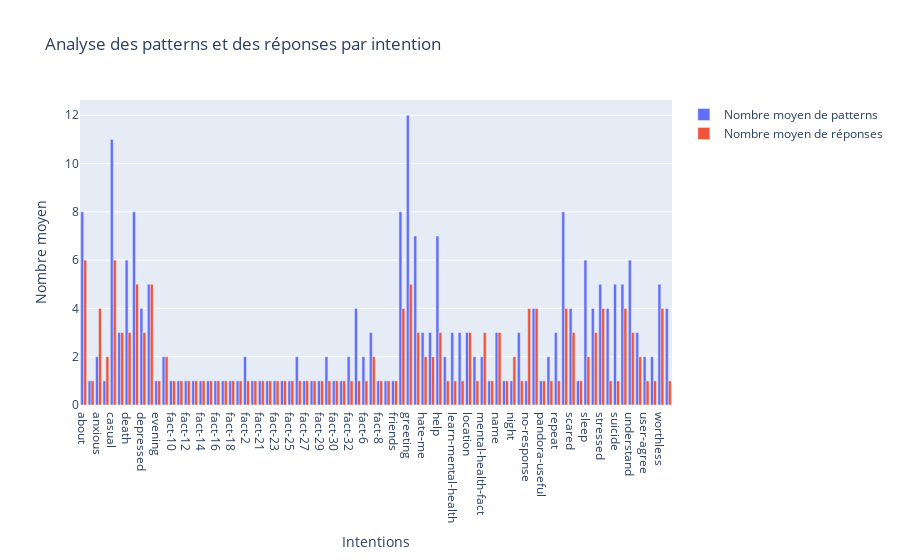

The notebook cell saved with this chart:
### Code cell
# ===== Analyse des modèles et des réponses par intention =====

# Calcul du nombre de patterns et de réponses par ligne
df['nombre_patterns'] = df['patterns'].apply(lambda x: len(x))
df['nombre_reponses'] = df['responses'].apply(lambda x: len(x))

# Calcul de la moyenne des patterns et des réponses par tag (intention)
moyenne_patterns = df.groupby('tag')['nombre_patterns'].mean()
moyenne_reponses = df.groupby('tag')['nombre_reponses'].mean()

# Création du graphique en barres
fig = go.Figure()
fig.add_trace(go.Bar(x=moyenne_patterns.index, y=moyenne_patterns.values, name='Nombre moyen de patterns'))
fig.add_trace(go.Bar(x=moyenne_reponses.index, y=moyenne_reponses.values, name='Nombre moyen de réponses'))

# Mise à jour des titres du graphique
fig.update_layout(
    title='Analyse des patterns et des réponses par intention',
    xaxis_title='Intentions',
    yaxis_title='Nombre moyen',
    barmode='group'
)

# Affichage du graphique
fig.show()

### Figure 1 — Plotly figure (JSON) as saved in the notebook; plotly's stock layout.template omitted (floating-point values rounded to 4 significant figures)
{"data": [{"name": "Nombre moyen de patterns", "type": "bar", "x": ["about", "afternoon", "anxious", "ask", "casual", "creation", "death", "default", "depressed", "done", "evening", "fact-1", "fact-10", "fact-11", "fact-12", "fact-13", "fact-14", "fact-15", "fact-16", "fact-17", "fact-18", "fact-19", "fact-2", "fact-20", "fact-21", "fact-22", "fact-23", "fact-24", "fact-25", "fact-26", "fact-27", "fact-28", "fact-29", "fact-3", "fact-30", "fact-31", "fact-32", "fact-5", "fact-6", "fact-7", "fact-8", "fact-9", "friends", "goodbye", "greeting", "happy", "hate-me", "hate-you", "help", "jokes", "learn-mental-health", "learn-more", "location", "meditation", "mental-health-fact", "morning", "name", "neutral-response", "night", "no-approach", "no-response", "not-talking", "pandora-useful", "problem", "repeat", "sad", "scared", "skill", "sleep", "something-else", "stressed", "stupid", "suicide", "thanks", "understand", "user-advice", "user-agree", "user-meditation", "worthless", "wrong"], "y": [8, 1, 2, 1, 11, 3, 6, 8, 4, 5, 1, 2, 1, 1, 1, 1, 1, 1, 1, 1, 1, 1, 2, 1, 1, 1, 1, 1, 1, 2, 1, 1, 1, 2, 1, 1, 2, 4, 2, 3, 1, 1, 1, 8, 12, 7, 3, 3, 7, 2, 3, 3, 3, 2, 2, 1, 3, 1, 1, 3, 1, 4, 1, 2, 3, 8, 4, 1, 6, 4, 5, 4, 5, 5, 6, 3, 2, 2, 5, 4]}, {"name": "Nombre moyen de réponses", "type": "bar", "x": ["about", "afternoon", "anxious", "ask", "casual", "creation", "death", "default", "depressed", "done", "evening", "fact-1", "fact-10", "fact-11", "fact-12", "fact-13", "fact-14", "fact-15", "fact-16", "fact-17", "fact-18", "fact-19", "fact-2", "fact-20", "fact-21", "fact-22", "fact-23", "fact-24", "fact-25", "fact-26", "fact-27", "fact-28", "fact-29", "fact-3", "fact-30", "fact-31", "fact-32", "fact-5", "fact-6", "fact-7", "fact-8", "fact-9", "friends", "goodbye", "greeting", "happy", "hate-me", "hate-you", "help", "jokes", "learn-mental-health", "learn-more", "location", "meditation", "mental-health-fact", "morning", "name", "neutral-response", "night", "no-approach", "no-response", "not-talking", "pandora-useful", "problem", "repeat", "sad", "scared", "skill", "sleep", "something-else", "stressed", "stupid", "suicide", "thanks", "understand", "user-advice", "user-agree", "user-meditation", "worthless", "wrong"], "y": [6, 1, 4, 2, 6, 3, 3, 5, 3, 5, 1, 2, 1, 1, 1, 1, 1, 1, 1, 1, 1, 1, 1, 1, 1, 1, 1, 1, 1, 1, 1, 1, 1, 1, 1, 1, 1, 1, 1, 2, 1, 1, 1, 4, 5, 3, 2, 2, 3, 1, 1, 1, 3, 1, 3, 1, 3, 1, 2, 1, 4, 4, 1, 1, 1, 4, 3, 1, 2, 3, 4, 1, 1, 4, 3, 2, 1, 1, 4, 1]}], "layout": {"barmode": "group", "title": {"text": "Analyse des patterns et des réponses par intention"}, "xaxis": {"title": {"text": "Intentions"}}, "yaxis": {"title": {"text": "Nombre moyen"}}}}
